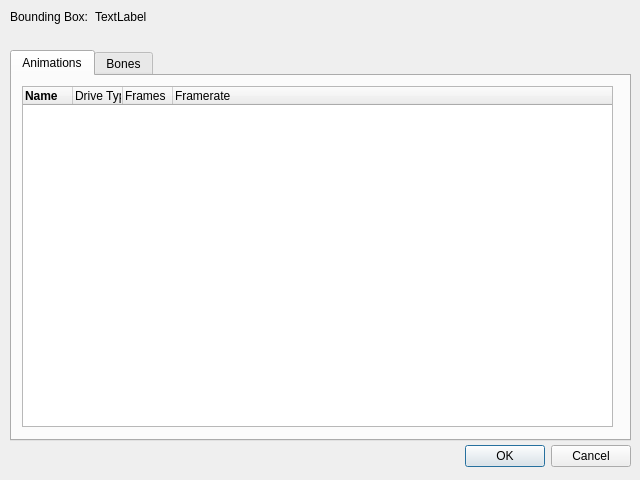
<?xml version="1.0" encoding="UTF-8"?>
<ui version="4.0">
 <class>MeshDialog</class>
 <widget class="QDialog" name="MeshDialog">
  <property name="geometry">
   <rect>
    <x>0</x>
    <y>0</y>
    <width>640</width>
    <height>480</height>
   </rect>
  </property>
  <property name="windowTitle">
   <string>Dialog</string>
  </property>
  <widget class="QDialogButtonBox" name="buttonBox">
   <property name="geometry">
    <rect>
     <x>10</x>
     <y>440</y>
     <width>621</width>
     <height>32</height>
    </rect>
   </property>
   <property name="orientation">
    <enum>Qt::Horizontal</enum>
   </property>
   <property name="standardButtons">
    <set>QDialogButtonBox::Cancel|QDialogButtonBox::Ok</set>
   </property>
  </widget>
  <widget class="QWidget" name="formLayoutWidget">
   <property name="geometry">
    <rect>
     <x>10</x>
     <y>10</y>
     <width>611</width>
     <height>31</height>
    </rect>
   </property>
   <layout class="QFormLayout" name="formLayout">
    <item row="0" column="0">
     <widget class="QLabel" name="label">
      <property name="text">
       <string>Bounding Box:</string>
      </property>
     </widget>
    </item>
    <item row="0" column="1">
     <widget class="QLabel" name="boundingBox">
      <property name="text">
       <string>TextLabel</string>
      </property>
     </widget>
    </item>
   </layout>
  </widget>
  <widget class="QTabWidget" name="tabWidget">
   <property name="geometry">
    <rect>
     <x>10</x>
     <y>50</y>
     <width>621</width>
     <height>391</height>
    </rect>
   </property>
   <property name="currentIndex">
    <number>0</number>
   </property>
   <widget class="QWidget" name="tab">
    <attribute name="title">
     <string>Animations</string>
    </attribute>
    <widget class="QTreeWidget" name="animationTree">
     <property name="geometry">
      <rect>
       <x>10</x>
       <y>10</y>
       <width>591</width>
       <height>341</height>
      </rect>
     </property>
     <property name="alternatingRowColors">
      <bool>true</bool>
     </property>
     <property name="indentation">
      <number>0</number>
     </property>
     <property name="itemsExpandable">
      <bool>false</bool>
     </property>
     <attribute name="headerCascadingSectionResizes">
      <bool>false</bool>
     </attribute>
     <attribute name="headerDefaultSectionSize">
      <number>50</number>
     </attribute>
     <attribute name="headerHighlightSections">
      <bool>false</bool>
     </attribute>
     <attribute name="headerShowSortIndicator" stdset="0">
      <bool>false</bool>
     </attribute>
     <attribute name="headerStretchLastSection">
      <bool>true</bool>
     </attribute>
     <column>
      <property name="text">
       <string>Name</string>
      </property>
      <property name="font">
       <font>
        <weight>75</weight>
        <bold>true</bold>
       </font>
      </property>
     </column>
     <column>
      <property name="text">
       <string>Drive Type</string>
      </property>
     </column>
     <column>
      <property name="text">
       <string>Frames</string>
      </property>
     </column>
     <column>
      <property name="text">
       <string>Framerate</string>
      </property>
     </column>
    </widget>
   </widget>
   <widget class="QWidget" name="tab_2">
    <attribute name="title">
     <string>Bones</string>
    </attribute>
    <widget class="QTreeWidget" name="boneTree">
     <property name="geometry">
      <rect>
       <x>10</x>
       <y>10</y>
       <width>601</width>
       <height>351</height>
      </rect>
     </property>
     <property name="sizePolicy">
      <sizepolicy hsizetype="Expanding" vsizetype="Expanding">
       <horstretch>0</horstretch>
       <verstretch>0</verstretch>
      </sizepolicy>
     </property>
     <property name="frameShape">
      <enum>QFrame::StyledPanel</enum>
     </property>
     <property name="editTriggers">
      <set>QAbstractItemView::NoEditTriggers</set>
     </property>
     <property name="alternatingRowColors">
      <bool>true</bool>
     </property>
     <property name="columnCount">
      <number>2</number>
     </property>
     <column>
      <property name="text">
       <string notr="true">1</string>
      </property>
     </column>
     <column>
      <property name="text">
       <string notr="true">2</string>
      </property>
     </column>
    </widget>
   </widget>
  </widget>
 </widget>
 <resources/>
 <connections>
  <connection>
   <sender>buttonBox</sender>
   <signal>accepted()</signal>
   <receiver>MeshDialog</receiver>
   <slot>accept()</slot>
   <hints>
    <hint type="sourcelabel">
     <x>248</x>
     <y>254</y>
    </hint>
    <hint type="destinationlabel">
     <x>157</x>
     <y>274</y>
    </hint>
   </hints>
  </connection>
  <connection>
   <sender>buttonBox</sender>
   <signal>rejected()</signal>
   <receiver>MeshDialog</receiver>
   <slot>reject()</slot>
   <hints>
    <hint type="sourcelabel">
     <x>316</x>
     <y>260</y>
    </hint>
    <hint type="destinationlabel">
     <x>286</x>
     <y>274</y>
    </hint>
   </hints>
  </connection>
 </connections>
</ui>
